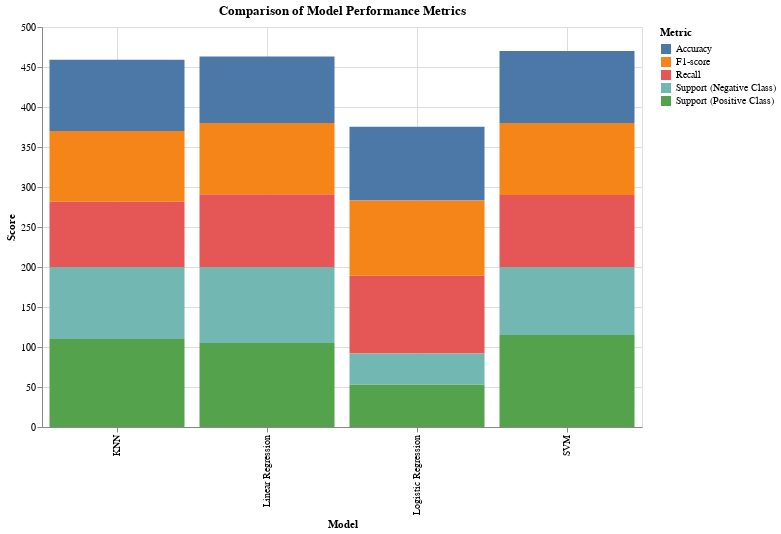

The notebook cell this image was saved under:
### Markdown cell above
# Compare Other perameter

### Code cell
import pandas as pd
import altair as alt

# Create a DataFrame with the model evaluation metrics
data = {
    'Model': ['Linear Regression', 'Logistic Regression', 'KNN', 'SVM'],
    'Accuracy': [83, 92.3, 89, 90],
    'Recall': [91, 97, 82, 90],
    'F1-score': [89, 94, 88, 90],
    'Support (Positive Class)': [105, 53, 110, 115],
    'Support (Negative Class)': [95, 39, 90, 85]
}

metrics_df = pd.DataFrame(data)

# Melt the DataFrame for plotting, combining supports into one metric
# The error was here: 'Precision' was not in the original DataFrame
# Changed value_vars to include only existing columns
metrics_melted = metrics_df.melt(id_vars='Model',
                                   value_vars=['Accuracy', 'Recall', 'F1-score',
                                               'Support (Positive Class)', 'Support (Negative Class)'],
                                   var_name='Metric',
                                   value_name='Value')

# Create the bar chart
chart = alt.Chart(metrics_melted).mark_bar().encode(
    x=alt.X('Model:O', title='Model'),
    y=alt.Y('Value:Q', title='Score'),
    color='Metric:N',
    tooltip=['Model', 'Metric', 'Value']
).properties(
    title='Comparison of Model Performance Metrics',
    width=600,
    height=400
).configure_axis(
    grid=True
)

# Display the chart
chart

### Figure 1 — Vega-Lite specification as saved in the notebook (floating-point values rounded to 4 significant figures)
{"config": {"view": {"continuousWidth": 400, "continuousHeight": 300}, "axis": {"grid": true}}, "data": {"name": "data-509e4d805c7a20df10262c79df799469"}, "mark": "bar", "encoding": {"color": {"field": "Metric", "type": "nominal"}, "tooltip": [{"field": "Model", "type": "nominal"}, {"field": "Metric", "type": "nominal"}, {"field": "Value", "type": "quantitative"}], "x": {"field": "Model", "title": "Model", "type": "ordinal"}, "y": {"field": "Value", "title": "Score", "type": "quantitative"}}, "height": 400, "title": "Comparison of Model Performance Metrics", "width": 600, "$schema": "https://vega.github.io/schema/vega-lite/v4.17.0.json", "datasets": {"data-509e4d805c7a20df10262c79df799469": [{"Model": "Linear Regression", "Metric": "Accuracy", "Value": 83.0}, {"Model": "Logistic Regression", "Metric": "Accuracy", "Value": 92.3}, {"Model": "KNN", "Metric": "Accuracy", "Value": 89.0}, {"Model": "SVM", "Metric": "Accuracy", "Value": 90.0}, {"Model": "Linear Regression", "Metric": "Recall", "Value": 91.0}, {"Model": "Logistic Regression", "Metric": "Recall", "Value": 97.0}, {"Model": "KNN", "Metric": "Recall", "Value": 82.0}, {"Model": "SVM", "Metric": "Recall", "Value": 90.0}, {"Model": "Linear Regression", "Metric": "F1-score", "Value": 89.0}, {"Model": "Logistic Regression", "Metric": "F1-score", "Value": 94.0}, {"Model": "KNN", "Metric": "F1-score", "Value": 88.0}, {"Model": "SVM", "Metric": "F1-score", "Value": 90.0}, {"Model": "Linear Regression", "Metric": "Support (Positive Class)", "Value": 105.0}, {"Model": "Logistic Regression", "Metric": "Support (Positive Class)", "Value": 53.0}, {"Model": "KNN", "Metric": "Support (Positive Class)", "Value": 110.0}, {"Model": "SVM", "Metric": "Support (Positive Class)", "Value": 115.0}, {"Model": "Linear Regression", "Metric": "Support (Negative Class)", "Value": 95.0}, {"Model": "Logistic Regression", "Metric": "Support (Negative Class)", "Value": 39.0}, {"Model": "KNN", "Metric": "Support (Negative Class)", "Value": 90.0}, {"Model": "SVM", "Metric": "Support (Negative Class)", "Value": 85.0}]}}
